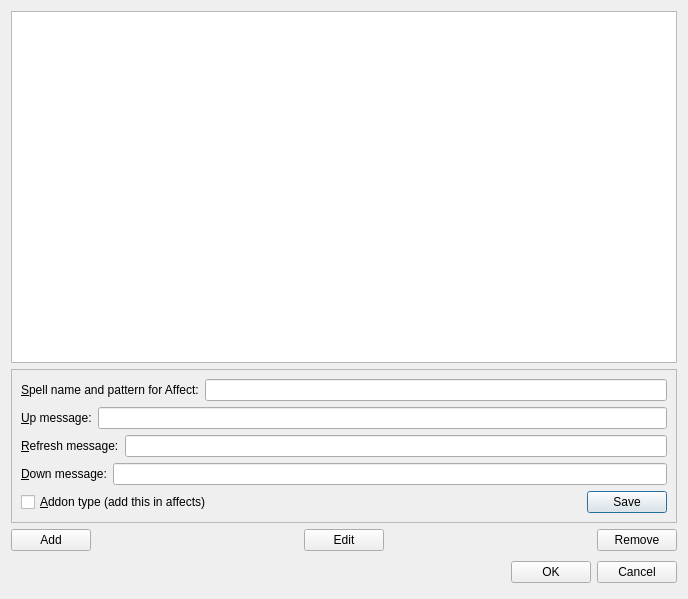
<ui version="4.0" >
 <class>SpellsDialog</class>
 <widget class="QDialog" name="SpellsDialog" >
  <property name="geometry" >
   <rect>
    <x>0</x>
    <y>0</y>
    <width>688</width>
    <height>599</height>
   </rect>
  </property>
  <property name="minimumSize" >
   <size>
    <width>688</width>
    <height>599</height>
   </size>
  </property>
  <property name="maximumSize" >
   <size>
    <width>688</width>
    <height>599</height>
   </size>
  </property>
  <property name="windowTitle" >
   <string>Pattern Editor</string>
  </property>
  <layout class="QVBoxLayout" >
   <item>
    <widget class="QListWidget" name="listWidget" />
   </item>
   <item>
    <widget class="QFrame" name="frame" >
     <property name="frameShape" >
      <enum>QFrame::StyledPanel</enum>
     </property>
     <property name="frameShadow" >
      <enum>QFrame::Raised</enum>
     </property>
     <layout class="QVBoxLayout" >
      <item>
       <layout class="QHBoxLayout" >
        <item>
         <widget class="QLabel" name="label" >
          <property name="text" >
           <string>&amp;Spell name and pattern for Affect:</string>
          </property>
          <property name="buddy" >
           <cstring>lineEdit_name</cstring>
          </property>
         </widget>
        </item>
        <item>
         <widget class="QLineEdit" name="lineEdit_name" />
        </item>
       </layout>
      </item>
      <item>
       <layout class="QHBoxLayout" >
        <item>
         <widget class="QLabel" name="label_2" >
          <property name="text" >
           <string>&amp;Up message:</string>
          </property>
          <property name="buddy" >
           <cstring>lineEdit_up_mes</cstring>
          </property>
         </widget>
        </item>
        <item>
         <widget class="QLineEdit" name="lineEdit_up_mes" />
        </item>
       </layout>
      </item>
      <item>
       <layout class="QHBoxLayout" >
        <item>
         <widget class="QLabel" name="label_3" >
          <property name="text" >
           <string>&amp;Refresh message:</string>
          </property>
          <property name="buddy" >
           <cstring>lineEdit_refresh_mes</cstring>
          </property>
         </widget>
        </item>
        <item>
         <widget class="QLineEdit" name="lineEdit_refresh_mes" />
        </item>
       </layout>
      </item>
      <item>
       <layout class="QHBoxLayout" >
        <item>
         <widget class="QLabel" name="label_4" >
          <property name="text" >
           <string>&amp;Down message:</string>
          </property>
          <property name="buddy" >
           <cstring>lineEdit_down_mes</cstring>
          </property>
         </widget>
        </item>
        <item>
         <widget class="QLineEdit" name="lineEdit_down_mes" />
        </item>
       </layout>
      </item>
      <item>
       <layout class="QHBoxLayout" >
        <item>
         <widget class="QCheckBox" name="checkBox_addon" >
          <property name="text" >
           <string>&amp;Addon type (add this in affects)</string>
          </property>
         </widget>
        </item>
        <item>
         <spacer>
          <property name="orientation" >
           <enum>Qt::Horizontal</enum>
          </property>
          <property name="sizeHint" >
           <size>
            <width>40</width>
            <height>20</height>
           </size>
          </property>
         </spacer>
        </item>
        <item>
         <widget class="QPushButton" name="pushButton_save" >
          <property name="text" >
           <string>Save</string>
          </property>
         </widget>
        </item>
       </layout>
      </item>
     </layout>
    </widget>
   </item>
   <item>
    <layout class="QHBoxLayout" >
     <item>
      <widget class="QPushButton" name="pushButton_add" >
       <property name="text" >
        <string>Add</string>
       </property>
      </widget>
     </item>
     <item>
      <spacer>
       <property name="orientation" >
        <enum>Qt::Horizontal</enum>
       </property>
       <property name="sizeHint" >
        <size>
         <width>40</width>
         <height>20</height>
        </size>
       </property>
      </spacer>
     </item>
     <item>
      <widget class="QPushButton" name="pushButton_edit" >
       <property name="text" >
        <string>Edit</string>
       </property>
      </widget>
     </item>
     <item>
      <spacer>
       <property name="orientation" >
        <enum>Qt::Horizontal</enum>
       </property>
       <property name="sizeHint" >
        <size>
         <width>40</width>
         <height>20</height>
        </size>
       </property>
      </spacer>
     </item>
     <item>
      <widget class="QPushButton" name="pushButton_remove" >
       <property name="text" >
        <string>Remove</string>
       </property>
      </widget>
     </item>
    </layout>
   </item>
   <item>
    <layout class="QHBoxLayout" >
     <item>
      <spacer>
       <property name="orientation" >
        <enum>Qt::Horizontal</enum>
       </property>
       <property name="sizeHint" >
        <size>
         <width>131</width>
         <height>31</height>
        </size>
       </property>
      </spacer>
     </item>
     <item>
      <widget class="QPushButton" name="okButton" >
       <property name="text" >
        <string>OK</string>
       </property>
      </widget>
     </item>
     <item>
      <widget class="QPushButton" name="cancelButton" >
       <property name="text" >
        <string>Cancel</string>
       </property>
      </widget>
     </item>
    </layout>
   </item>
  </layout>
 </widget>
 <tabstops>
  <tabstop>listWidget</tabstop>
  <tabstop>lineEdit_name</tabstop>
  <tabstop>lineEdit_up_mes</tabstop>
  <tabstop>lineEdit_refresh_mes</tabstop>
  <tabstop>lineEdit_down_mes</tabstop>
  <tabstop>checkBox_addon</tabstop>
  <tabstop>pushButton_save</tabstop>
  <tabstop>pushButton_add</tabstop>
  <tabstop>pushButton_edit</tabstop>
  <tabstop>pushButton_remove</tabstop>
  <tabstop>okButton</tabstop>
  <tabstop>cancelButton</tabstop>
 </tabstops>
 <resources/>
 <connections>
  <connection>
   <sender>okButton</sender>
   <signal>clicked()</signal>
   <receiver>SpellsDialog</receiver>
   <slot>accept()</slot>
   <hints>
    <hint type="sourcelabel" >
     <x>278</x>
     <y>253</y>
    </hint>
    <hint type="destinationlabel" >
     <x>96</x>
     <y>254</y>
    </hint>
   </hints>
  </connection>
  <connection>
   <sender>cancelButton</sender>
   <signal>clicked()</signal>
   <receiver>SpellsDialog</receiver>
   <slot>reject()</slot>
   <hints>
    <hint type="sourcelabel" >
     <x>369</x>
     <y>253</y>
    </hint>
    <hint type="destinationlabel" >
     <x>179</x>
     <y>282</y>
    </hint>
   </hints>
  </connection>
 </connections>
</ui>
